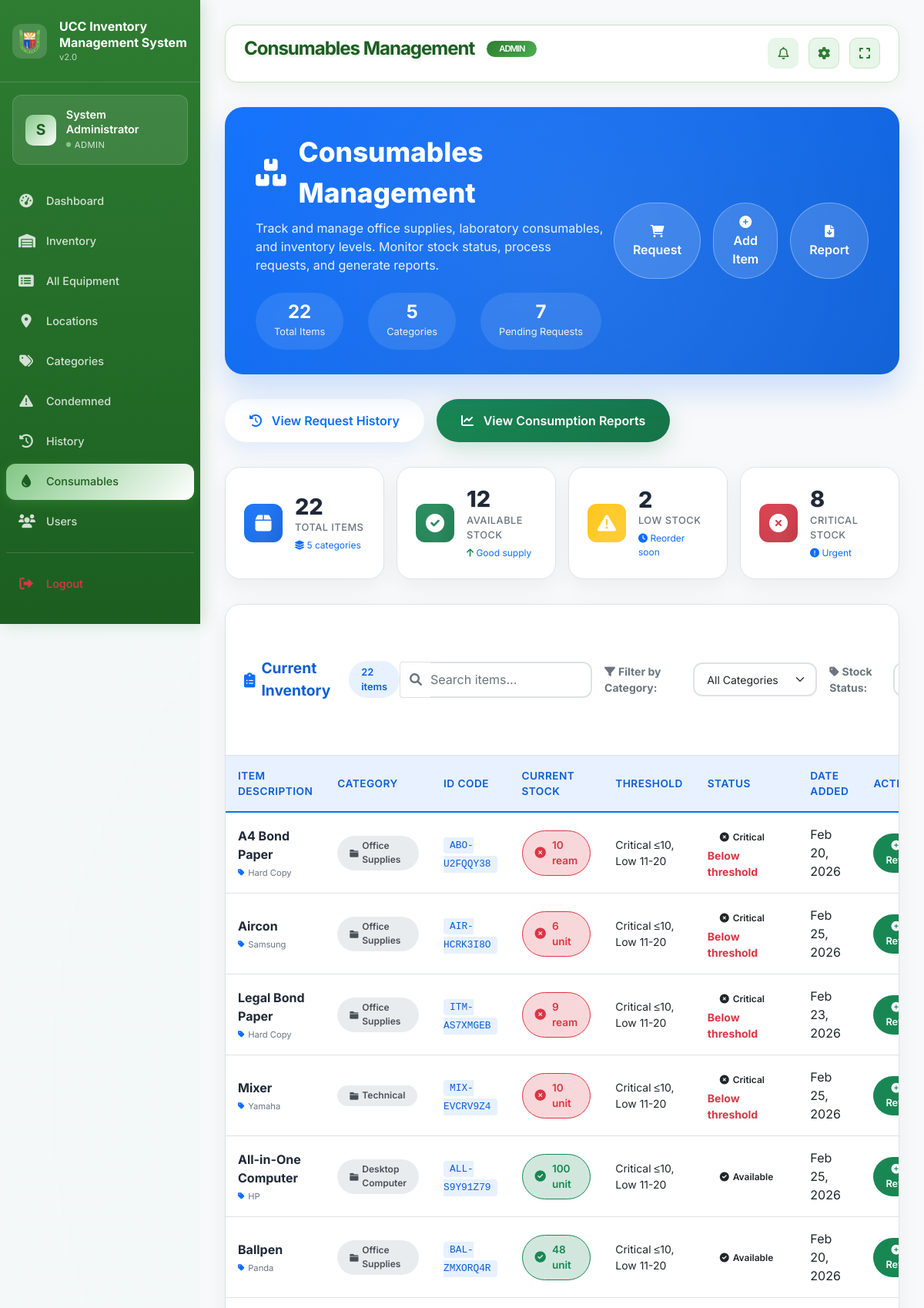
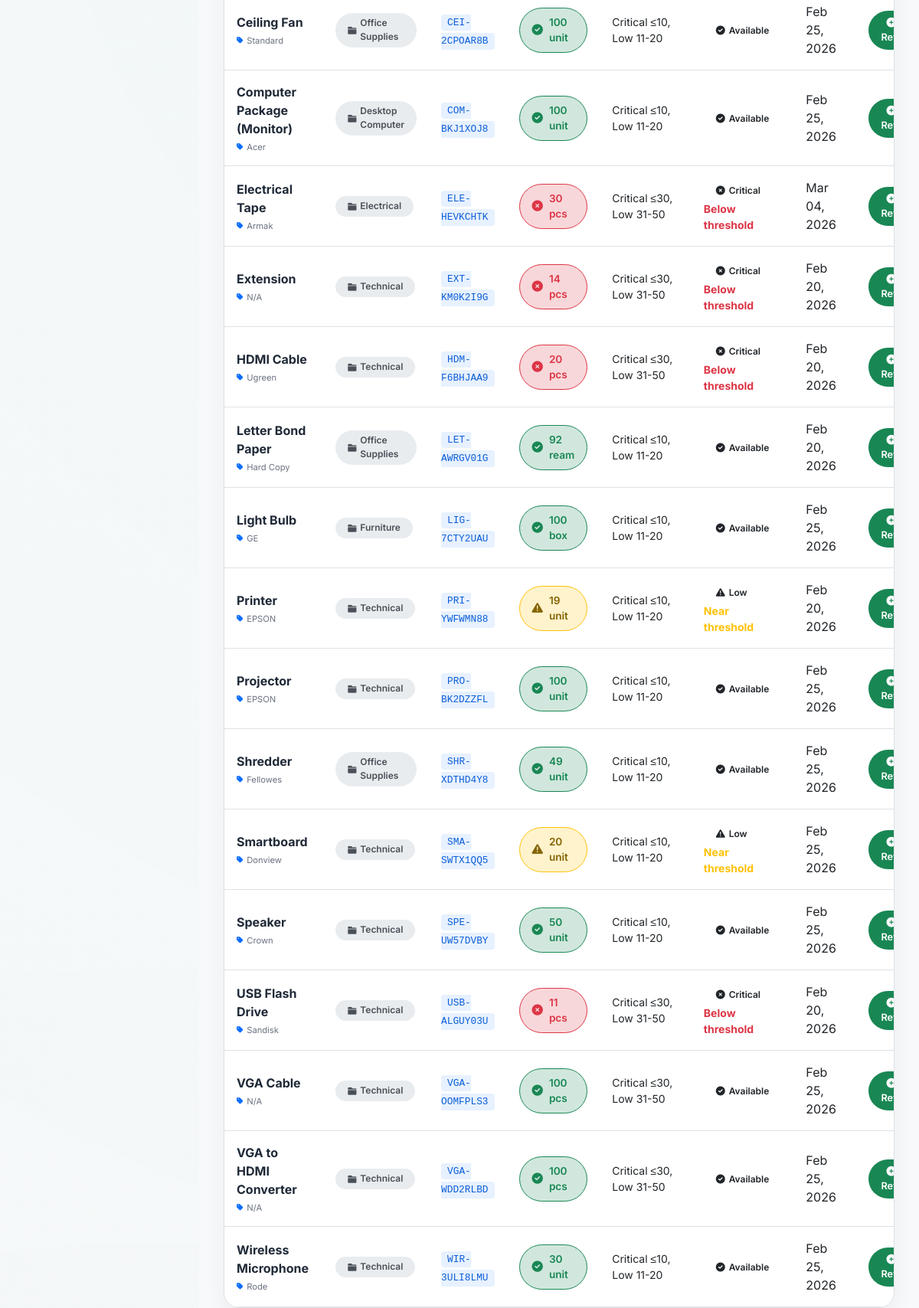
The app's page /admin/consumables.php (signed in, upper part) with its own data (2 pictures, top to bottom).
### tables this page shows
CREATE TABLE `consumables` (
  `id` int(11) NOT NULL,
  `item_name` varchar(100) NOT NULL,
  `category` varchar(50) DEFAULT NULL,
  `quantity` int(11) NOT NULL,
  `reorder_point` int(11) DEFAULT NULL,
  `max_stock` int(11) DEFAULT NULL,
  `status` enum('Available','Low','Out of Stock') DEFAULT 'Available',
  `unit` varchar(20) DEFAULT NULL,
  `supplier` varchar(100) DEFAULT NULL,
  `received_date` date DEFAULT NULL,
  `expiry_date` date DEFAULT NULL,
  `created_at` timestamp NOT NULL DEFAULT current_timestamp(),
  `brand` varchar(100) DEFAULT NULL,
  `serial_number` varchar(100) DEFAULT NULL,
  `identification` varchar(100) DEFAULT NULL
);

### admin/consumables.php (the view, shortened to what the rows shown need)
<?php
$database = new Database();
$db = $database->getConnection();
include '../includes/header.php';
?>
<div class="section-card">
    <div class="table-responsive">
        <table class="inventory-table" id="consumablesTable">
            <thead>
                <tr>
                    <th>Item Description</th>
                    <th>Category</th>
                    <th>ID Code</th>
                    <th>Current Stock</th>
                    <th>Threshold</th>
                    <th>Status</th>
                    <th>Date Added</th>
                    <th>Actions</th>
                </tr>
            </thead>
            <tbody id="inventoryTableBody">
                <?php
                $stmt = $db->query("SELECT * FROM consumables ORDER BY
                                    CASE
                                        WHEN quantity <= 0 THEN 1
                                        WHEN quantity <= 10 THEN 2
                                        ELSE 3
                                    END, item_name ASC");
                if ($stmt->rowCount() == 0):
                ?>
                <?php else: ?>
                <?php while($row = $stmt->fetch(PDO::FETCH_ASSOC)):
                    $unit = strtolower(trim($row['unit'] ?? ''));
                    $qty = $row['quantity'];
                    if ($qty <= 0) {
                        $stockStatus = 'critical';
                        $stockClass = 'critical';
                        $stockIcon = 'fa-times-circle';
                    } else {
                        switch ($unit) {
                            case 'pcs':
                                if ($qty <= 30) {
                                    $stockStatus = 'critical';
                                    $stockClass = 'critical';
                                    $stockIcon = 'fa-times-circle';
                                } elseif ($qty <= 50) {
                                    $stockStatus = 'low';
                                    $stockClass = 'low';
                                    $stockIcon = 'fa-exclamation-triangle';
                                } else {
                                    $stockStatus = 'available';
                                    $stockClass = 'available';
                                    $stockIcon = 'fa-check-circle';
                                }
                                break;
                            case 'unit':
                                if ($qty <= 10) {
                                    $stockStatus = 'critical';
                                    $stockClass = 'critical';
                                    $stockIcon = 'fa-times-circle';
                                } elseif ($qty <= 20) {
                                    $stockStatus = 'low';
                                    $stockClass = 'low';
                                    $stockIcon = 'fa-exclamation-triangle';
                                } else {
                                    $stockStatus = 'available';
                                    $stockClass = 'available';
                                    $stockIcon = 'fa-check-circle';
                                }
                                break;
                            case 'box':
                            case 'ream':
                                if ($qty <= 10) {
                                    $stockStatus = 'critical';
                                    $stockClass = 'critical';
                                    $stockIcon = 'fa-times-circle';
                                } elseif ($qty <= 20) {
                                    $stockStatus = 'low';
                                    $stockClass = 'low';
                                    $stockIcon = 'fa-exclamation-triangle';
                                } else {
                                    $stockStatus = 'available';
                                    $stockClass = 'available';
                                    $stockIcon = 'fa-check-circle';
                                }
                                break;
                        }
                    }
                    $category = htmlspecialchars($row['category'] ?: 'Uncategorized');
                    $threshold_info = '';
                    if (!empty($row['max_stock']) && $row['max_stock'] > 0) {
                        $critical_at = round($row['max_stock'] * 0.2);
                        $low_at = round($row['max_stock'] * 0.4);
                        $threshold_info = "<span class='d-block small' title='20% of max stock'>Critical at ≤ {$critical_at}</span>";
                    } else {
                        switch ($unit) {
                            case 'pcs':
                                $threshold_info = "<span class='d-block small'>Critical ≤30, Low 31-50</span>";
                                break;
                            case 'unit':
                                $threshold_info = "<span class='d-block small'>Critical ≤10, Low 11-20</span>";
                                break;
                            case 'box':
                            case 'ream':
                                $threshold_info = "<span class='d-block small'>Critical ≤10, Low 11-20</span>";
                                break;
                        }
                    }
                ?>
                <tr data-category="<?php echo $category; ?>" data-stock="<?php echo $stockStatus; ?>">
                    <td>
                        <div class="item-info">
                            <span class="item-name"><?php echo htmlspecialchars($row['item_name']); ?></span>
                            <span class="item-brand">
                                <i class="fas fa-tag"></i>
                                <?php echo htmlspecialchars($row['brand'] ?: 'Generic'); ?>
                            </span>
                        </div>
                    </td>
                    <td>
                        <span class="category-badge" data-category-value="<?php echo $category; ?>">
                            <i class="fas fa-folder"></i>
                            <?php echo $category; ?>
                        </span>
                    </td>
                    <td>
                        <code class="id-code"><?php echo htmlspecialchars($row['identification'] ?: '-'); ?></code>
                    </td>
                    <td>
                        <span class="stock-badge <?php echo $stockClass; ?>"
                            data-bs-toggle="tooltip"
                            title="<?php
                                echo $stockStatus == 'critical' ? 'Critical stock - Refill immediately' :
                                    ($stockStatus == 'low' ? 'Low stock - Reorder soon' : 'Good stock level');
                            ?>">
                            <i class="fas <?php echo $stockIcon; ?>"></i>
                            <span><?php echo $row['quantity']; ?> <?php echo htmlspecialchars($row['unit']); ?></span>
                        </span>
                    </td>
                    <td>
                        <?php echo $threshold_info; ?>
                    </td>
                    <td>
                        <span class="status-badge <?php echo $stockClass; ?>">
                            <i class="fas <?php echo $stockIcon; ?>"></i>
                            <?php echo ucfirst($stockStatus); ?>
                        </span>
                        <?php if ($stockStatus == 'critical'): ?>
                        <span class="d-block small text-danger fw-bold">Below threshold</span>
                        <?php elseif ($stockStatus == 'low'): ?>
                        <span class="d-block small text-warning fw-bold">Near threshold</span>
                        <?php endif; ?>
                    </td>
                    <td data-label="Date Added">
                        <?php
                        if (!empty($row['created_at'])) {
                            echo date('M d, Y', strtotime($row['created_at']));
                        } else {
                            echo '—';
                        }
                        ?>
                    </td>
                    <td data-label="Actions">
                        <div class="d-flex gap-2 justify-content-end">
                            <button class="refill-btn" data-bs-toggle="modal" data-bs-target="#refillModal<?php echo $row['id']; ?>">
                                <i class="fas fa-plus-circle me-1"></i>Refill
                            </button>
                        </div>
                    </td>
                </tr>
                <?php endwhile; ?>
                <?php endif; ?>
            </tbody>
        </table>
    </div>
</div>
<?php include '../includes/footer.php'; ?>

### records on screen
consumables: item_name "A4 Bond Paper", brand "Hard Copy", category "Office Supplies", identification "ABO-U2FQQY38", quantity "10", unit "ream", shows "Critical ≤10, Low 11-20", quantity "Critical", shows "Below threshold", created_at "Feb 20, 2026"
consumables: item_name "Aircon", brand "Samsung", category "Office Supplies", identification "AIR-HCRK3I8O", quantity "6", unit "unit", shows "Critical ≤10, Low 11-20", quantity "Critical", shows "Below threshold", created_at "Feb 25, 2026"
consumables: item_name "Legal Bond Paper", brand "Hard Copy", category "Office Supplies", identification "ITM-AS7XMGEB", quantity "9", unit "ream", shows "Critical ≤10, Low 11-20", quantity "Critical", shows "Below threshold", created_at "Feb 23, 2026"
consumables: item_name "Mixer", brand "Yamaha", category "Technical", identification "MIX-EVCRV9Z4", quantity "10", unit "unit", shows "Critical ≤10, Low 11-20", quantity "Critical", shows "Below threshold", created_at "Feb 25, 2026"
consumables: item_name "All-in-One Computer", brand "HP", category "Desktop Computer", identification "ALL-S9Y91Z79", quantity "100", unit "unit", shows "Critical ≤10, Low 11-20", quantity "Available", created_at "Feb 25, 2026"
consumables: item_name "Ballpen", brand "Panda", category "Office Supplies", identification "BAL-ZMXORQ4R", quantity "48", unit "unit", shows "Critical ≤10, Low 11-20", quantity "Available", created_at "Feb 20, 2026"
consumables: item_name "Ceiling Fan", brand "Standard", category "Office Supplies", identification "CEI-2CPOAR8B", quantity "100", unit "unit", shows "Critical ≤10, Low 11-20", quantity "Available", created_at "Feb 25, 2026"
consumables: item_name "Computer Package (Monitor)", brand "Acer", category "Desktop Computer", identification "COM-BKJ1XOJ8", quantity "100", unit "unit", shows "Critical ≤10, Low 11-20", quantity "Available", created_at "Feb 25, 2026"
consumables: item_name "Electrical Tape", brand "Armak", category "Electrical", identification "ELE-HEVKCHTK", quantity "30", unit "pcs", shows "Critical ≤30, Low 31-50", quantity "Critical", shows "Below threshold", created_at "Mar 04, 2026"
consumables: item_name "Extension", brand "N/A", category "Technical", identification "EXT-KM0K2I9G", quantity "14", unit "pcs", shows "Critical ≤30, Low 31-50", quantity "Critical", shows "Below threshold", created_at "Feb 20, 2026"
consumables: item_name "HDMI Cable", brand "Ugreen", category "Technical", identification "HDM-F6BHJAA9", quantity "20", unit "pcs", shows "Critical ≤30, Low 31-50", quantity "Critical", shows "Below threshold", created_at "Feb 20, 2026"
consumables: item_name "Letter Bond Paper", brand "Hard Copy", category "Office Supplies", identification "LET-AWRGV01G", quantity "92", unit "ream", shows "Critical ≤10, Low 11-20", quantity "Available", created_at "Feb 20, 2026"
consumables: item_name "Light Bulb", brand "GE", category "Furniture", identification "LIG-7CTY2UAU", quantity "100", unit "box", shows "Critical ≤10, Low 11-20", quantity "Available", created_at "Feb 25, 2026"
consumables: item_name "Printer", brand "EPSON", category "Technical", identification "PRI-YWFWMN88", quantity "19", unit "unit", shows "Critical ≤10, Low 11-20", quantity "Low", shows "Near threshold", created_at "Feb 20, 2026"
consumables: item_name "Projector", brand "EPSON", category "Technical", identification "PRO-BK2DZZFL", quantity "100", unit "unit", shows "Critical ≤10, Low 11-20", quantity "Available", created_at "Feb 25, 2026"
consumables: item_name "Shredder", brand "Fellowes", category "Office Supplies", identification "SHR-XDTHD4Y8", quantity "49", unit "unit", shows "Critical ≤10, Low 11-20", quantity "Available", created_at "Feb 25, 2026"
consumables: item_name "Smartboard", brand "Donview", category "Technical", identification "SMA-SWTX1QQ5", quantity "20", unit "unit", shows "Critical ≤10, Low 11-20", quantity "Low", shows "Near threshold", created_at "Feb 25, 2026"
consumables: item_name "Speaker", brand "Crown", category "Technical", identification "SPE-UW57DVBY", quantity "50", unit "unit", shows "Critical ≤10, Low 11-20", quantity "Available", created_at "Feb 25, 2026"
consumables: item_name "USB Flash Drive", brand "Sandisk", category "Technical", identification "USB-ALGUY03U", quantity "11", unit "pcs", shows "Critical ≤30, Low 31-50", quantity "Critical", shows "Below threshold", created_at "Feb 20, 2026"
consumables: item_name "VGA Cable", brand "N/A", category "Technical", identification "VGA-OOMFPLS3", quantity "100", unit "pcs", shows "Critical ≤30, Low 31-50", quantity "Available", created_at "Feb 25, 2026"
consumables: item_name "VGA to HDMI Converter", brand "N/A", category "Technical", identification "VGA-WDD2RLBD", quantity "100", unit "pcs", shows "Critical ≤30, Low 31-50", quantity "Available", created_at "Feb 25, 2026"
consumables: item_name "Wireless Microphone", brand "Rode", category "Technical", identification "WIR-3ULI8LMU", quantity "30", unit "unit", shows "Critical ≤10, Low 11-20", quantity "Available", created_at "Feb 25, 2026"

### other values on screen
substr($_SESSION['full_name'], 0, 1) "S"
$_SESSION['full_name'] "System Administrator"
$_SESSION['role'] "ADMIN"
$page_title "Consumables Management"
$stats['total_items'] "22"
$stats['total_categories'] "5"
$pending_requests['pending_requests'] "7"
$stats['available'] "12"
$stats['low_stock'] "2"
$stats['critical_stock'] "8"
